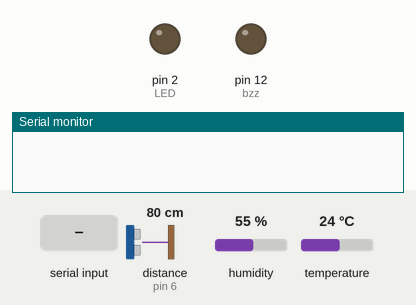
This sketch was run on a simulated Arduino Uno, built with avr-gcc and run on an emulated ATmega328P. Parts: output pins drawn as LEDs (lit = HIGH), the last lines printed to the serial monitor. Dashed ring = blinking. Inputs (shaded band) come from the test bench; at power-on: distance to the obstacle (sensor on pin 6) 80 cm, humidity 55 %, temperature 24 °C. The echo pulse lasts 58.3 µs per cm.

Above: at 7.3 s.
7.4 s: "calibrate" received over the second serial link
At 14.9 s:
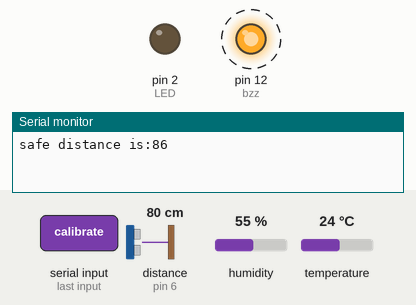
16.6 s: distance to the obstacle (sensor on pin 6) set to 89 cm
At 17.77 s:
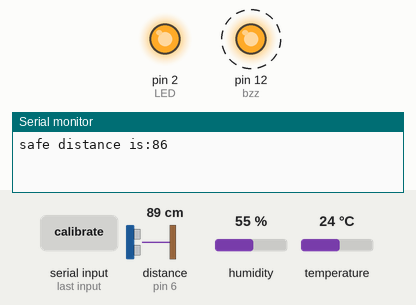
20.3 s: "calibrate for food" received over the second serial link
At 21.4 s:
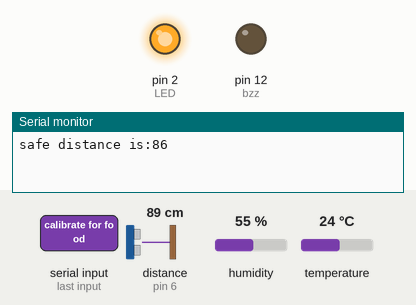
29.5 s: distance to the obstacle (sensor on pin 6) set to 97 cm
33.0 s: "calibrate for room" received over the second serial link
42.0 s: distance to the obstacle (sensor on pin 6) set to 100 cm
44.6 s: distance to the obstacle (sensor on pin 6) set to 106 cm
At 45.24 s:
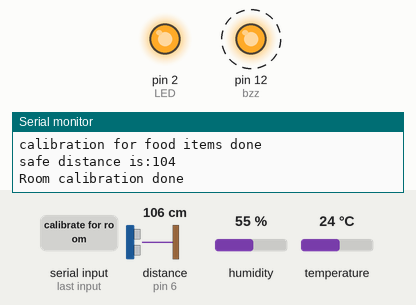
Timing chart, 0 to 49.7 s (numbered marks = the images above; inputs shaded):
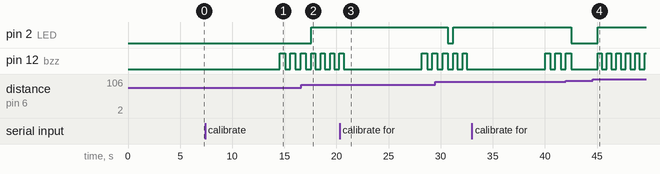

Measured:
- the behaviour switches between 85 and 86 cm on distance to the obstacle (sensor on pin 6) (found by bisection; images 1 and 2)
- the behaviour switches between 102 and 103 cm on distance to the obstacle (sensor on pin 6) (found by bisection; images 3 and 4)
- after the input at 7.4 s, pin 12 (bzz): alternates HIGH for 0.50 s and LOW for 0.50 s, starting after 7.2 s
- after the input at 16.6 s, pin 2 (LED): LOW → HIGH after 0.97 s
- after the input at 44.6 s, pin 2 (LED): LOW → HIGH after 0.45 s; pin 12 (bzz): alternates HIGH for 0.40 s and LOW for 0.51 s, starting after 0.45 s

The sketch:

smart-lights.ino
```cpp
//for buzzer
#define bzz 12

//for LED
#define LED 2


//for bluetooth
#include <SoftwareSerial.h>
String value;
int TxD = 10;
int RxD = 9;
int servoposition;
SoftwareSerial bluetooth(TxD, RxD);


//for ultrasonic sensor
#include <NewPing.h>
#define TRIGGER_PIN 5
#define ECHO_PIN 6
#define MAX_DISTANCE 200
NewPing sonar(TRIGGER_PIN, ECHO_PIN, MAX_DISTANCE);
int distance;
int safe_distance = 10000;


//for humidity calculation DHT
#include "DHT.h"
#define DHTPIN 11
#define DHTTYPE DHT11
DHT dht(DHTPIN, DHTTYPE);
int room_check = 0;
int food_check = 0;
int humidity_enabler = 0;
float h = 0;

//for temperature calculation DHT
int temperature_enabler = 0;
float t=0;

void setup() {
  // start serial communication at 9600bps
  Serial.begin(9600);

  //for LDR


  //for buzzer
  pinMode(bzz, OUTPUT);

  // for LED
  pinMode(LED, OUTPUT);

  //for Bluetooth
  bluetooth.begin(9600);

  //for DHT
  dht.begin();

}

void loop() {

   //for Ultrasonic Sensor
   delay(500);
   distance = sonar.ping_cm();

   //temperature output
   if(temperature_enabler % 50 == 0)
   {
   delay(3000);
   float t = dht.readTemperature(true);
   if(isnan(h))
    {
     Serial.println(F("Failed to read from the DHT sensor!"));
    }
   if(food_check == 1)
    {
     if(h > 70)
     {
      Serial.print("Temperature is high, save your food");
      digitalWrite(bzz, HIGH);
        delay(3000);
        digitalWrite(bzz, LOW);
     }
    }
    if(room_check == 1)
    {
     if(h > 70)
     {
      Serial.print("Temperature is high, save yourself");
      digitalWrite(bzz, HIGH);
        delay(3000);
        digitalWrite(bzz, LOW);
     }
    }
   }

   //humidity output
   if(humidity_enabler % 50 == 0)
   {
   delay(3000);
   float h = dht.readHumidity();
   if(isnan(h))
    {
     Serial.println(F("Failed to read from the DHT sensor!"));
     digitalWrite(bzz, HIGH);
        delay(3000);
        digitalWrite(bzz, LOW);
    }
   if(food_check == 1)
    {
     if(h > 70)
     {
      Serial.print("Humidity is high, save your food");
      digitalWrite(bzz, HIGH);
        delay(3000);
        digitalWrite(bzz, LOW);
     }
    }
    if(room_check == 1)
    {
     if(h > 50)
     {
      Serial.print("Humidity is high, save your food");
      digitalWrite(bzz, HIGH);
        delay(3000);
        digitalWrite(bzz, LOW);
     }
    }
   }

   //bluetooth responses
   if (bluetooth.available())
    {
        value = bluetooth.readString();

    if (value == "calibrate")
      {
        delay(6000);
        Serial.print("safe distance is:");
        safe_distance = distance + 5;
        Serial.println(safe_distance);
        room_check = 0;
        food_check = 0;
        digitalWrite(bzz, HIGH);
        delay(500);
        digitalWrite(bzz, LOW);
        delay(500);
        digitalWrite(bzz, HIGH);
        delay(500);
        digitalWrite(bzz, LOW);
        delay(500);
        digitalWrite(bzz, HIGH);
        delay(500);
        digitalWrite(bzz, LOW);
      }
    if(value == "calibrate for food")
      {
        delay(6000);
        Serial.print("safe distance is:");
        safe_distance = distance + 5;
        Serial.println(safe_distance);
        Serial.println("calibration for food items done");
        room_check = 0;
        food_check = 1;
        digitalWrite(bzz, HIGH);
        delay(500);
        digitalWrite(bzz, LOW);
        delay(500);
        digitalWrite(bzz, HIGH);
        delay(500);
        digitalWrite(bzz, LOW);
        delay(500);
        digitalWrite(bzz, HIGH);
        delay(500);
        digitalWrite(bzz, LOW);
      }

    if (value == "calibrate for room")
      {
        delay(6000);
        Serial.print("safe distance is:");
        safe_distance = distance + 5;
        Serial.println(safe_distance);
        Serial.println("Room calibration done");
        room_check = 1;
        food_check = 0;
        digitalWrite(bzz, HIGH);
        delay(500);
        digitalWrite(bzz, LOW);
        delay(500);
        digitalWrite(bzz, HIGH);
        delay(500);
        digitalWrite(bzz, LOW);
        delay(500);
        digitalWrite(bzz, HIGH);
        delay(500);
        digitalWrite(bzz, LOW);
      }
    }

  if(room_check == 1)
  {

  }


  //checks if the LED should turn on or not
  if(safe_distance < distance)
  {
    digitalWrite(LED, HIGH);
    digitalWrite(bzz, HIGH);
    delay(400);
    digitalWrite(bzz, LOW);
  }
  if(safe_distance > distance)
  {
    digitalWrite(LED, LOW);
  }
  humidity_enabler++;
  temperature_enabler++;
}
```
